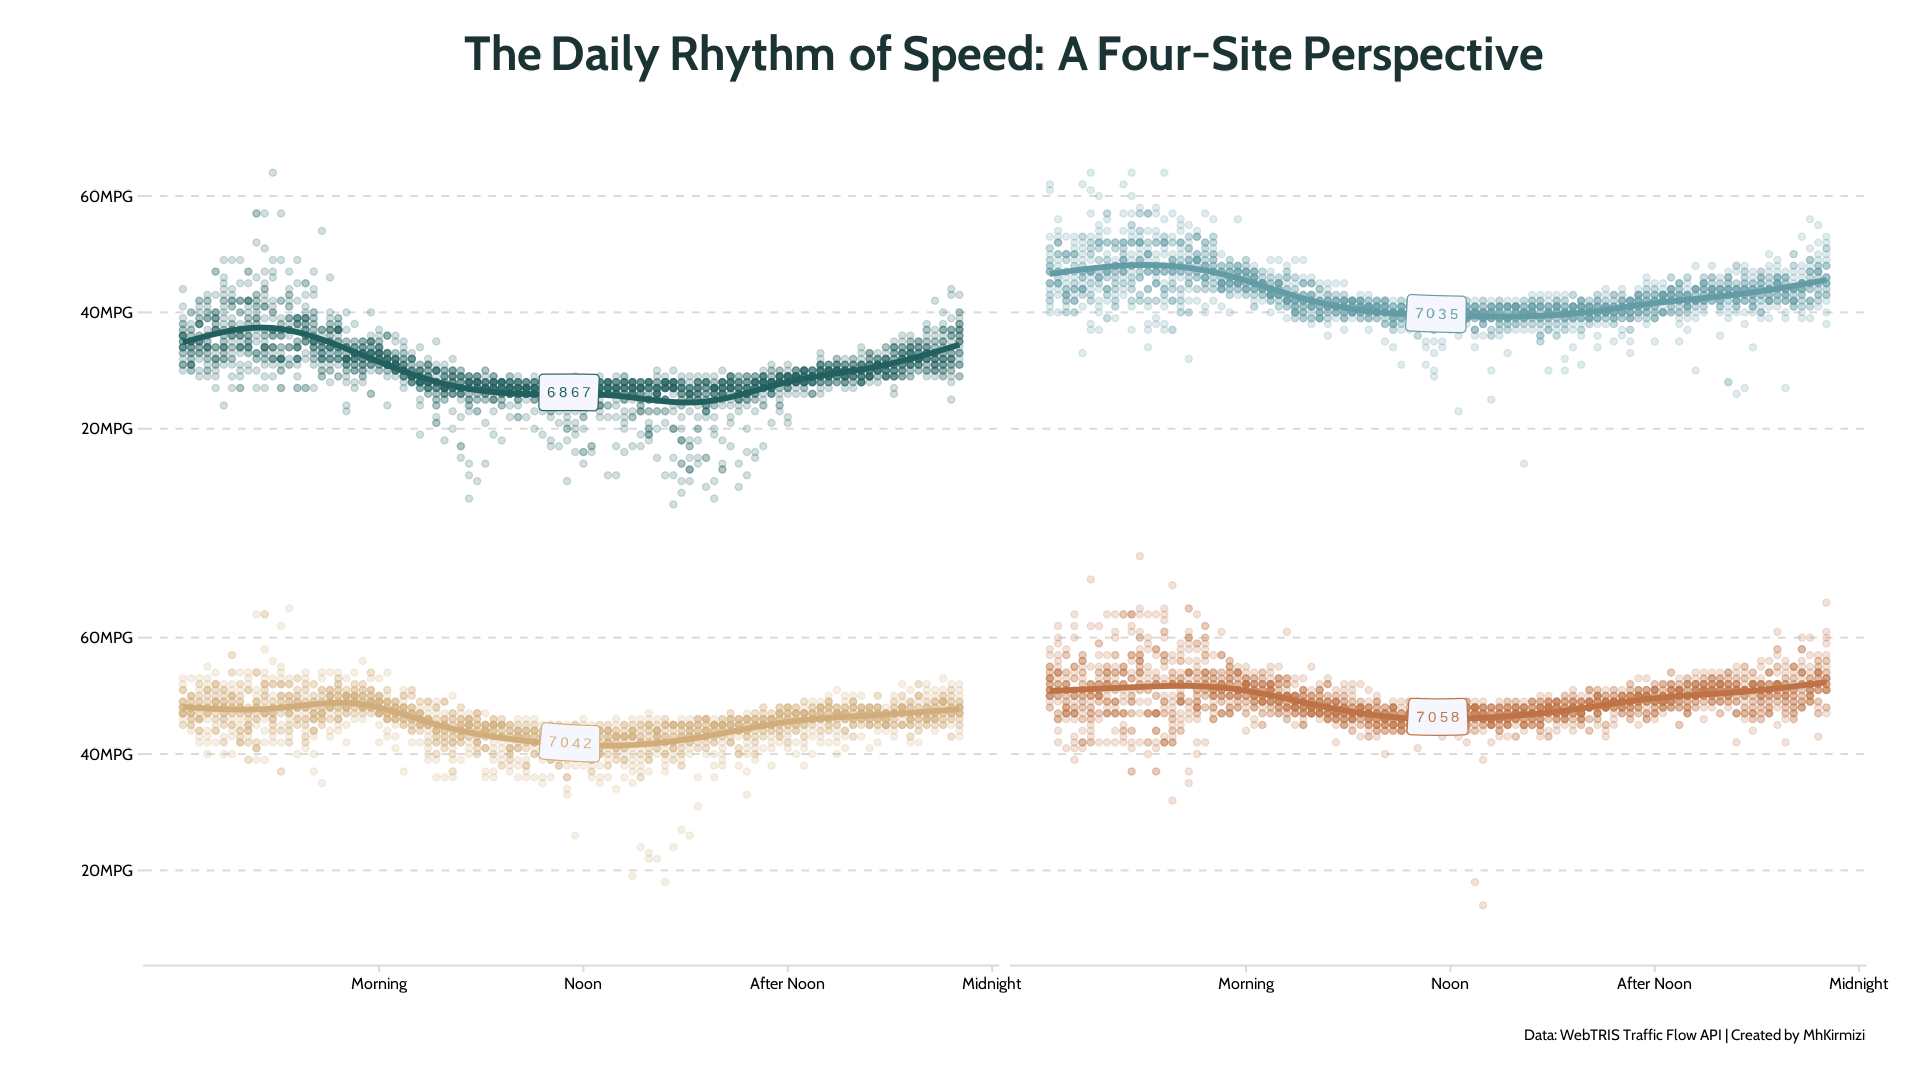

This figure's R source:
library(tidyverse)
library(dlookr)
library(geomtextpath)
library(showtext)
library(ggtext)
### Fonts
font_add_google("Cabin")
showtext_auto()
### Data Wrangling
df <- read_csv('https://raw.githubusercontent.com/rfordatascience/tidytuesday/main/data/2024/2024-12-03/A64_traffic.csv')
diagnose(df)
dlookr::plot_correlate(df)
unique(df$SiteId)
### Plotting
df |> 
  mutate(time_interval = `Time Interval` + 1) |>
  rename(avg_mpg = `Avg mph`) |> 
  ggplot(aes(time_interval, avg_mpg, color = as.factor(SiteId))) +
  geom_point(alpha = .2) +
  geom_labelsmooth(aes(label = SiteId), text_smoothing = 30, fill = "#F6F6FF",
                   size = 4, linewidth = 1.5, boxlinewidth = 0.3) +
  scale_x_continuous(breaks = c(25, 50, 75, 100),
                     labels = c('Morning', 'Noon', 'After Noon', 'Midnight')) +
  scale_y_continuous(labels = function(x) paste0(x, 'MPG')) +
  scale_color_manual(values = c('#226060FF','#639CA4FF', '#D2AD7CFF', '#BE7245FF')) +
  facet_wrap(~SiteId) +
  labs(x = '', 
       y = '', 
       title = "The Daily Rhythm of Speed: A Four-Site Perspective", 
       caption = "Data: WebTRIS Traffic Flow API | Created by MhKirmizi" ) +
  cowplot::theme_minimal_hgrid() +
  theme(
    text = element_text(size = 14, family = 'Cabin'),
    panel.grid.major.y = element_line(linetype = 'dashed'), 
    legend.position = 'none', 
    plot.title = element_markdown(hjust = .5,
                                  halign = .5,
                                  size = 36, 
                                  color = '#1C3333FF'),
    strip.text = element_blank(), 
    plot.margin = margin(t = 20, r = 30, b = 20, l = 30), 
    plot.background = element_rect(color = 'white', fill = 'white'), 
    panel.background = element_rect(color = 'white', fill = 'white')
  )
ggsave("rythm_of_speed.png", width = 1920, height = 1080, units = "px", dpi = 132)
